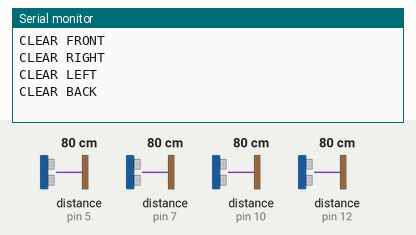
A sketch run on a simulated Arduino Uno, built with avr-gcc and run on an emulated ATmega328P. Parts: the last lines printed to the serial monitor. The inputs (shaded band) are chosen by the test bench; at power-on: distance to the obstacle (sensors on pin 5, pin 10, pin 7, pin 12) 80 cm. The echo pulse lasts 58.3 µs per cm.

Above: at 2.2 s.
2.3 s: distance to the obstacle (sensor on pin 5) set to 43 cm
3.8 s: distance to the obstacle (sensor on pin 5) set to 37 cm
At 5.4 s:
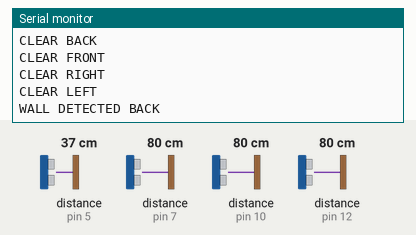
9.7 s: distance to the obstacle (sensor on pin 10) set to 7 cm
At 10.9 s:
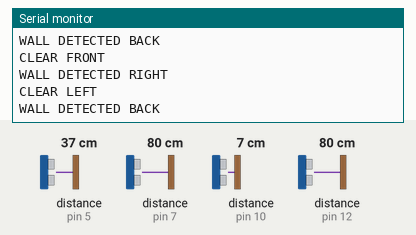
11.2 s: distance to the obstacle (sensor on pin 10) set to 4 cm
At 12.42 s:
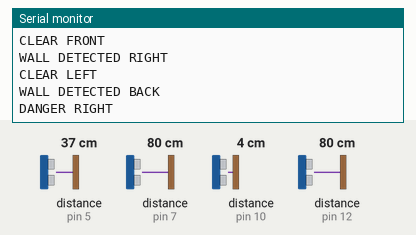

The sketch:

Capstone_USS.ino
```cpp
#include "SR04.h"
#define FTRIG_PIN 12 //declare front USS trig pin (input)
#define FECHO_PIN 11 //declare front USS echo pin (output)
#define RTRIG_PIN 10 //declare right USS trig pin
#define RECHO_PIN 9  //declare right USS echo pin
#define LTRIG_PIN 7  //declare left  USS trig pin
#define LECHO_PIN 6  //declare left  USS echo pin
#define BTRIG_PIN 5  //declare back  USS trig pin
#define BECHO_PIN 4  //declare back  USS echo pin
SR04 Fsr04 = SR04(FECHO_PIN,FTRIG_PIN); //initiate front USS
SR04 Rsr04 = SR04(RECHO_PIN,RTRIG_PIN); //initiate right USS
SR04 Lsr04 = SR04(LECHO_PIN,LTRIG_PIN); //initiate Left  USS
SR04 Bsr04 = SR04(BECHO_PIN,BTRIG_PIN); //initiate back  USS
long a; //create front measurement variable
long b; //create right measurement variable
long c; //create left  measurement variable
long d; //create back  measurement variable


void setup() {
   Serial.begin(9600);
   delay(1000);
}

void loop() {


   a=Fsr04.Distance(); //calculate distance in cm
   b=Rsr04.Distance(); //calculate distance in cm
   c=Lsr04.Distance(); //calculate distance in cm
   d=Bsr04.Distance(); //calculate distance in cm

   if (a <= 5)
   {
      Serial.println("DANGER FRONT");
   }
   else if (b <= 5)
   {
      Serial.println("DANGER RIGHT");
   }
   else if (c <= 5)
   {
      Serial.println("DANGER LEFT");
   }
   else if (d <= 5)
   {
      Serial.println("DANGER BACK");
   }
   else
   {
       //FRONT
       //Serial.print(a); //debug
       if (a <= 40) //set distance to wall detection
       {
           Serial.println();
           Serial.println("WALL DETECTED FRONT");
       }
       else
       {
          Serial.println();
          Serial.println("CLEAR FRONT");
       }
       //delay(1000);
       //RIGHT

       //Serial.print(b); //debug
       if (b <= 40) //set distance to wall detection
       {
           Serial.println("WALL DETECTED RIGHT");
       }
       else
       {
          Serial.println("CLEAR RIGHT");
       }
       //delay(1000);

       //LEFT

       //Serial.print(c); //debug
       if (c <= 40) //set distance to wall detection
       {
           Serial.println("WALL DETECTED LEFT");
       }
       else
       {
          Serial.println("CLEAR LEFT");
       }
       //delay(1000);

       //BACK

       //Serial.print(d); //debug
       if (d <= 40) //set distance to wall detection
       {
           Serial.println("WALL DETECTED BACK");
       }
       else
       {
          Serial.println("CLEAR BACK");
       }
       delay(1000);
   }

}
```

Measured:
- the behaviour switches between 41 and 40 cm on distance to the obstacle (sensor on pin 5) (found by bisection; images 0 and 1)
- the behaviour switches between 6 and 5 cm on distance to the obstacle (sensor on pin 10) (found by bisection; images 2 and 3)
- after the input at 3.8 s, the serial monitor: prints a new line after 0.72 s (image 1)
- after the input at 9.7 s, the serial monitor: prints a new line after 0.39 s (image 2)
- after the input at 11.2 s, the serial monitor: prints a new line after 1.1 s (image 3)
